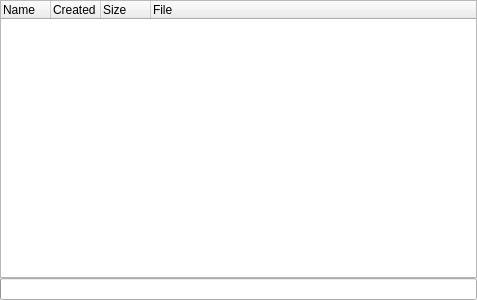
<?xml version="1.0" encoding="UTF-8"?>
<ui version="4.0">
 <class>DbcAdmin</class>
 <widget class="QWidget" name="DbcAdmin">
  <property name="geometry">
   <rect>
    <x>0</x>
    <y>0</y>
    <width>477</width>
    <height>300</height>
   </rect>
  </property>
  <property name="focusPolicy">
   <enum>Qt::WheelFocus</enum>
  </property>
  <property name="acceptDrops">
   <bool>true</bool>
  </property>
  <property name="windowTitle">
   <string>Form</string>
  </property>
  <property name="windowIcon">
   <iconset resource="gex.qrc">
    <normaloff>:/gex/icons/gex_application_48x48.png</normaloff>:/gex/icons/gex_application_48x48.png</iconset>
  </property>
  <layout class="QVBoxLayout" name="verticalLayout">
   <property name="spacing">
    <number>0</number>
   </property>
   <property name="margin">
    <number>0</number>
   </property>
   <item>
    <widget class="QTreeWidget" name="treeWidgetDbChar">
     <property name="mouseTracking">
      <bool>false</bool>
     </property>
     <property name="focusPolicy">
      <enum>Qt::WheelFocus</enum>
     </property>
     <property name="contextMenuPolicy">
      <enum>Qt::CustomContextMenu</enum>
     </property>
     <property name="acceptDrops">
      <bool>true</bool>
     </property>
     <property name="editTriggers">
      <set>QAbstractItemView::NoEditTriggers</set>
     </property>
     <property name="dragDropOverwriteMode">
      <bool>false</bool>
     </property>
     <property name="dragDropMode">
      <enum>QAbstractItemView::DropOnly</enum>
     </property>
     <property name="alternatingRowColors">
      <bool>false</bool>
     </property>
     <property name="selectionMode">
      <enum>QAbstractItemView::SingleSelection</enum>
     </property>
     <property name="selectionBehavior">
      <enum>QAbstractItemView::SelectRows</enum>
     </property>
     <property name="textElideMode">
      <enum>Qt::ElideNone</enum>
     </property>
     <attribute name="headerDefaultSectionSize">
      <number>50</number>
     </attribute>
     <column>
      <property name="text">
       <string>Name</string>
      </property>
     </column>
     <column>
      <property name="text">
       <string>Created</string>
      </property>
     </column>
     <column>
      <property name="text">
       <string>Size</string>
      </property>
     </column>
     <column>
      <property name="text">
       <string>File</string>
      </property>
     </column>
    </widget>
   </item>
   <item>
    <widget class="QProgressBar" name="progressBarDbc">
     <property name="value">
      <number>0</number>
     </property>
     <property name="textVisible">
      <bool>false</bool>
     </property>
    </widget>
   </item>
  </layout>
 </widget>
 <resources>
  <include location="gex.qrc"/>
 </resources>
 <connections/>
</ui>
